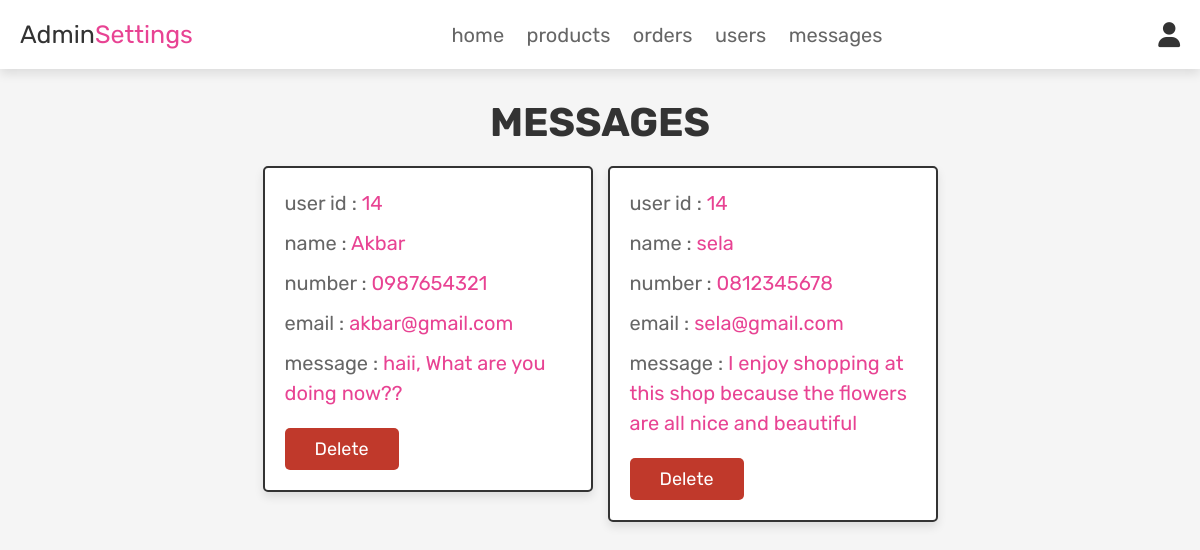
/admin_contacts.php (signed in), run on the app's committed database.
### tables this page shows
CREATE TABLE `message` (
  `id` int(100) NOT NULL,
  `user_id` int(100) NOT NULL,
  `name` varchar(100) NOT NULL,
  `email` varchar(100) NOT NULL,
  `number` varchar(12) NOT NULL,
  `message` varchar(500) NOT NULL
);

### admin_contacts.php (the view, shortened to what this page needs)
<?php
@include 'config.php';
?>
<!DOCTYPE html>
<html lang="en">
<head>
   <link rel="stylesheet" href="https://cdnjs.cloudflare.com/ajax/libs/font-awesome/6.0.0/css/all.min.css">
   <link rel="stylesheet" href="css/admin_style.css">
</head>
<body>
<?php @include 'admin_header.php'; ?>
<section class="messages">
   <h1 class="title">messages</h1>
   <div class="box-container">
      <?php
       $select_message = mysqli_query($conn, "SELECT * FROM `message`") or die('query failed');
       if(mysqli_num_rows($select_message) > 0){
          while($fetch_message = mysqli_fetch_assoc($select_message)){
      ?>
      <div class="box">
         <p>user id : <span><?php echo $fetch_message['user_id']; ?></span> </p>
         <p>name : <span><?php echo $fetch_message['name']; ?></span> </p>
         <p>number : <span><?php echo $fetch_message['number']; ?></span> </p>
         <p>email : <span><?php echo $fetch_message['email']; ?></span> </p>
         <p>message : <span><?php echo $fetch_message['message']; ?></span> </p>
         <a href="admin_contacts.php?delete=<?php echo $fetch_message['id']; ?>" onclick="return confirm('delete this message?');" class="delete-btn">delete</a>
      </div>
      <?php
         }
      }else{
         echo '<p class="empty">you have no messages!</p>';
      }
      ?>
   </div>
</section>
</body>
</html>

### css/admin_style.css (style rules this page uses)
:root { --pink:#e84393; --red:#c0392b; --orange:#f39c12; --black:#333; --white:#fff; --light-color:#666; --light-white:#ccc; --light-bg:#f5f5f5; --border:.2rem solid var(--black); --box-shadow:0 .5rem 1rem rgba(0,0,0,.1); }
* { font-family: 'Rubik', sans-serif; margin:0; padding:0; box-sizing: border-box; outline: none; border:none; text-decoration: none; transition:all .2s linear; }
html { font-size: 62.5%; overflow-x: hidden; scroll-behavior: smooth; scroll-padding-top: 6.5rem; }
body { background: var(--light-bg); }
section { padding:3rem 2rem; }
.title { text-align: center; margin-bottom: 2rem; color:var(--black); text-transform: uppercase; font-size: 4rem; }
.btn, .delete-btn, .option-btn { display: inline-block; border-radius: .5rem; margin-top: 1rem; font-size: 1.8rem; color:var(--white); cursor: pointer; padding:1rem 3rem; text-transform: capitalize; }
.delete-btn { background-color: var(--red); }
.messages .box-container { display: grid; grid-template-columns: repeat(auto-fit, 33rem); gap:1.5rem; align-items: flex-start; max-width: 1200px; margin: 0 auto; justify-content: center; }
.messages .box-container .box { padding:2rem; border:var(--border); background-color: var(--white); box-shadow: var(--box-shadow); border-radius: .5rem; }
.messages .box-container .box p { font-size: 2rem; color:var(--light-color); margin-bottom: 1rem; line-height: 1.5; }
.messages .box-container .box p span { color:var(--pink); }

### data on the page
message: user "14", name "Akbar", number "0987654321", email "akbar@gmail.com", message "haii, What are you doing now??"
message: user "14", name "sela", number "0812345678", email "sela@gmail.com", message "I enjoy shopping at this shop because the flowers are all nice and beautiful"
